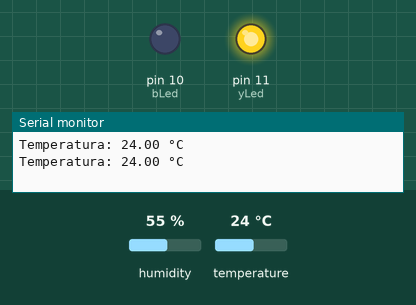
A sketch run on a simulated Arduino Uno, built with avr-gcc and run on an emulated ATmega328P. Shown: output pins drawn as LEDs (lit = HIGH), the last lines printed to the serial monitor. The inputs (shaded band) are chosen by the test bench; at power-on: temperature 24 °C, humidity 55 %.

Above: at 2.8 s.
2.9 s: temperature set to 19 °C
5.6 s: temperature set to 16 °C
At 7.5 s:
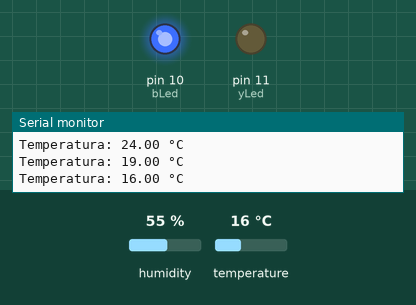
8.3 s: temperature set to 28 °C
At 11.1 s:
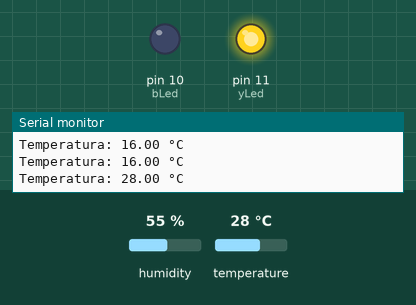
11.6 s: temperature set to 12 °C
At 13.5 s:
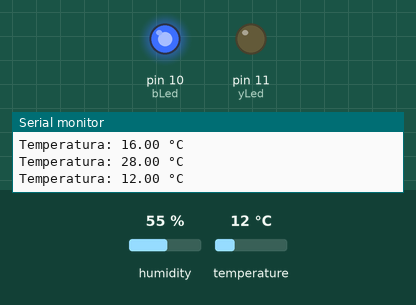
Timing chart, 0 to 15.0 s (numbered marks = the images above; inputs shaded):
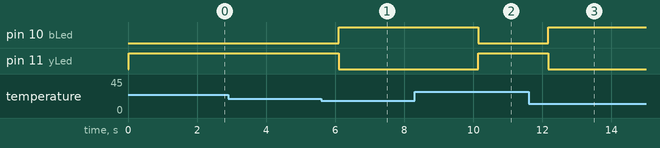

Measured:
- the behaviour switches between 18 and 17 °C on temperature (found by bisection; images 0 and 1)
- after the input at 5.6 s, pin 10 (bLed): LOW → HIGH after 0.50 s; pin 11 (yLed): HIGH → LOW after 0.50 s
- after the input at 8.3 s, pin 10 (bLed): HIGH → LOW after 1.8 s; pin 11 (yLed): LOW → HIGH after 1.8 s
- after the input at 11.6 s, pin 10 (bLed): LOW → HIGH after 0.57 s; pin 11 (yLed): HIGH → LOW after 0.57 s

The sketch:

test_temperatura_alarma.ino
```cpp
#include <DHT.h>
#define DHTPIN 2      // Pin de datos del sensor
#define DHTTYPE DHT11 // Cambiar a DHT22 si usás ese

DHT dht(DHTPIN, DHTTYPE);

const int bLed = 10;
const int yLed = 11;

void setup() {
  Serial.begin(9600);
  dht.begin();
  pinMode(bLed, OUTPUT);
  pinMode(yLed, OUTPUT);
}

void loop() {
  float temp = dht.readTemperature();
  if (isnan(temp)) {
    Serial.println("Error al leer el sensor DHT");
    return;
  }

  Serial.print("Temperatura: ");
  Serial.print(temp);
  Serial.println(" °C");

  if (temp<18.0) {
    analogWrite(bLed, 255);
    analogWrite(yLed, 0);
  } else {
    analogWrite(bLed, 0);
    analogWrite(yLed, 255);
  }

  delay(2000);
}
```
